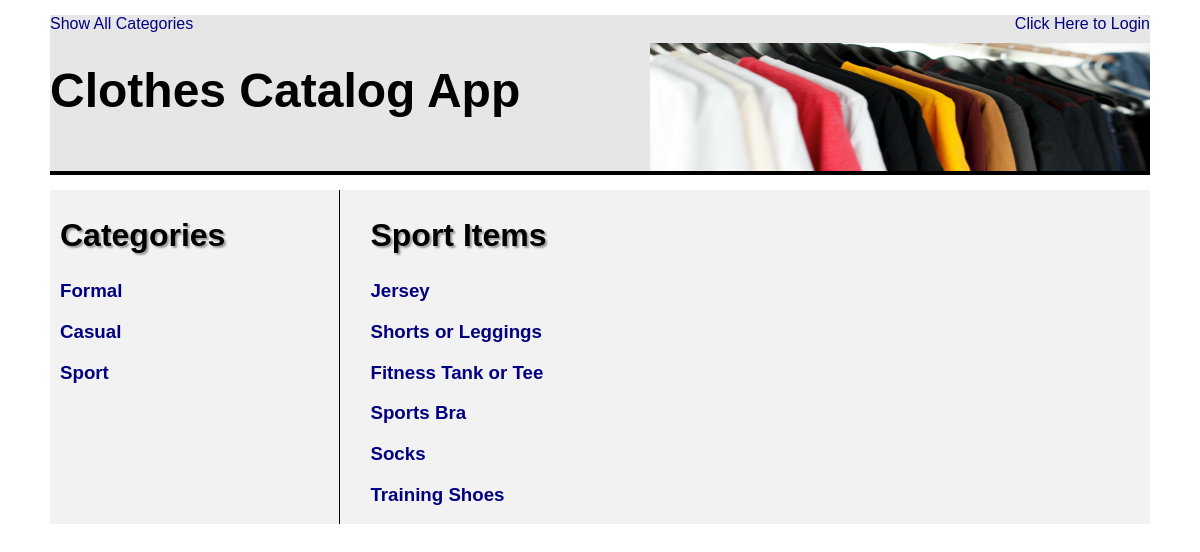
The app's page /catalog/Sport/items with its own data.
### catalog_database.py (models this page shows, shortened)
class Categories(Base):  # Class code
    __tablename__ = 'categories'
    id = Column(Integer, primary_key=True)  # Mapper code
    name = Column(String(250), nullable=False)
    user_id = Column(Integer, ForeignKey('user.id'))
    user = relationship("User")

class CatalogItem(Base):  # Class code
    __tablename__ = 'catalog_item'
    name = Column(String(80), nullable=False)  # Mapper code
    id = Column(Integer, primary_key=True)
    date = Column(DateTime, nullable=False)
    description = Column(String(250))
    picture = Column(String(250))
    category_name = Column(String(250), ForeignKey('categories.name'))
    categories = relationship("Categories", cascade="all, delete")
    user_id = Column(Integer, ForeignKey('user.id'))
    user = relationship("User")

### application.py (the view)
@app.route('/catalog/<category_name>')
@app.route('/catalog/<category_name>/items')
def CategoryItems(category_name):
    categories = session.query(Categories).order_by(asc(Categories.id))
    category_items = session.query(CatalogItem).filter_by(
        category_name=category_name)
    category = session.query(Categories).filter_by(
        name=category_name).one()
    if 'username' not in login_session or category.user_id != login_session['user_id']:  # noqa
        return render_template('category_items_public.html',
                               categories=categories,
                               category_name=category_name,
                               category_items=category_items)
    else:
        return render_template('category_items.html',
                               categories=categories,
                               category_name=category_name,
                               category_items=category_items)

### templates/category_items_public.html (shortened to what this page needs)
{% extends "main.html" %}
{% block content %}
{% include "header.html" %}
<div class="main_body">
<div class="main_block">
	<h2 class="sub_title">Categories</h2>
{% if  categories !=[] %}
{% for category in categories %}
	<a href = "{{url_for('CategoryItems', category_name = category.name)}}">
	<div><h3>{{category.name}}</h3></div>
	</a>
{% endfor %}
{% else %}
<p>You currently have no categories</p>
{% endif %}
</div>
<div class="item_block">
<h2 class="sub_title"> {{category_name}} Items</h2>
{% if  category_items != [] %}
{% for item in category_items %}
	<div class="items"><a href = "{{url_for('showCategoryItem', category_name = item.category_name, item_name = item.name)}}">
	<h3>{{item.name}}</h3>
</a></div>
{% endfor %}
{% else %}
<p>You currently have no items in {{category_name}} </p>
{% endif %}
</div>
</div>
{% endblock %}

### static/css/style.css (style rules this page uses)
* { box-sizing: border-box; font-family: arial, helvetica, "sans serif", "sans serif"; }
html { width: 100%; height: 100%; margin: 0; padding: 0; }
body { width: 100%; margin: auto; }
a { text-decoration: none; color: #000080; }
.main_body { background-color: #f2f2f2; }
.sub_title { font-size: 2em; text-shadow: 2px 2px 2px #999999; }
.main_block { display: inline-block; width: 25%; vertical-align: top; margin-left: 10px; }
.item_block { display: inline-block; width: 73%; vertical-align: top; border-left: 1px solid; padding-left: 30px; min-height: 250px; }
.items { display: block; }
@media screen and (min-width: 1101px) { html, body { width: 1100px; margin-left: auto; margin-right: auto; } }

### records on screen
Categories: name "Formal"
Categories: name "Casual"
Categories: name "Sport"
CatalogItem: name "Jersey"
CatalogItem: name "Shorts or Leggings"
CatalogItem: name "Fitness Tank or Tee"
CatalogItem: name "Sports Bra"
CatalogItem: name "Socks"
CatalogItem: name "Training Shoes"

### other values on screen
{{ category_name }} "Sport"
